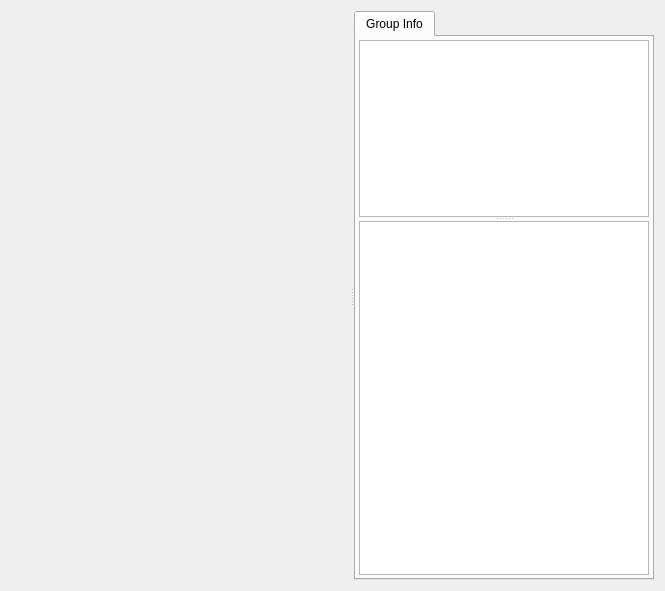
<?xml version="1.0" encoding="UTF-8"?>
<ui version="4.0">
 <class>GroupChatWindowClass</class>
 <widget class="QWidget" name="GroupChatWindowClass">
  <property name="geometry">
   <rect>
    <x>0</x>
    <y>0</y>
    <width>665</width>
    <height>591</height>
   </rect>
  </property>
  <property name="sizePolicy">
   <sizepolicy hsizetype="Expanding" vsizetype="Expanding">
    <horstretch>0</horstretch>
    <verstretch>0</verstretch>
   </sizepolicy>
  </property>
  <property name="windowTitle">
   <string>GroupChatWindow</string>
  </property>
  <layout class="QVBoxLayout" name="verticalLayout">
   <item>
    <widget class="QSplitter" name="splitter_2">
     <property name="orientation">
      <enum>Qt::Horizontal</enum>
     </property>
     <widget class="ChatMessageWindow" name="chatMessageWindow" native="true">
      <property name="sizePolicy">
       <sizepolicy hsizetype="Expanding" vsizetype="Expanding">
        <horstretch>3</horstretch>
        <verstretch>0</verstretch>
       </sizepolicy>
      </property>
     </widget>
     <widget class="QTabWidget" name="tabWidget">
      <property name="sizePolicy">
       <sizepolicy hsizetype="Preferred" vsizetype="Expanding">
        <horstretch>1</horstretch>
        <verstretch>0</verstretch>
       </sizepolicy>
      </property>
      <property name="currentIndex">
       <number>0</number>
      </property>
      <widget class="QWidget" name="tabGroupInfo">
       <property name="sizePolicy">
        <sizepolicy hsizetype="Preferred" vsizetype="Preferred">
         <horstretch>0</horstretch>
         <verstretch>0</verstretch>
        </sizepolicy>
       </property>
       <attribute name="title">
        <string>Group Info</string>
       </attribute>
       <layout class="QGridLayout" name="gridLayout_2">
        <property name="leftMargin">
         <number>3</number>
        </property>
        <property name="topMargin">
         <number>3</number>
        </property>
        <property name="rightMargin">
         <number>3</number>
        </property>
        <property name="bottomMargin">
         <number>3</number>
        </property>
        <property name="spacing">
         <number>3</number>
        </property>
        <item row="0" column="0">
         <widget class="QSplitter" name="splitter">
          <property name="sizePolicy">
           <sizepolicy hsizetype="Preferred" vsizetype="Expanding">
            <horstretch>0</horstretch>
            <verstretch>0</verstretch>
           </sizepolicy>
          </property>
          <property name="orientation">
           <enum>Qt::Vertical</enum>
          </property>
          <widget class="QTextBrowser" name="textBrowserAnnounce">
           <property name="sizePolicy">
            <sizepolicy hsizetype="Preferred" vsizetype="Expanding">
             <horstretch>0</horstretch>
             <verstretch>1</verstretch>
            </sizepolicy>
           </property>
           <property name="minimumSize">
            <size>
             <width>220</width>
             <height>0</height>
            </size>
           </property>
          </widget>
          <widget class="QListWidget" name="listWidgetMembers">
           <property name="sizePolicy">
            <sizepolicy hsizetype="Preferred" vsizetype="Expanding">
             <horstretch>0</horstretch>
             <verstretch>2</verstretch>
            </sizepolicy>
           </property>
           <property name="focusPolicy">
            <enum>Qt::NoFocus</enum>
           </property>
           <property name="editTriggers">
            <set>QAbstractItemView::NoEditTriggers</set>
           </property>
          </widget>
         </widget>
        </item>
       </layout>
      </widget>
     </widget>
    </widget>
   </item>
  </layout>
 </widget>
 <layoutdefault spacing="6" margin="11"/>
 <customwidgets>
  <customwidget>
   <class>ChatMessageWindow</class>
   <extends>QWidget</extends>
   <header>chatmessagewindow.h</header>
   <container>1</container>
  </customwidget>
 </customwidgets>
 <resources/>
 <connections/>
</ui>
